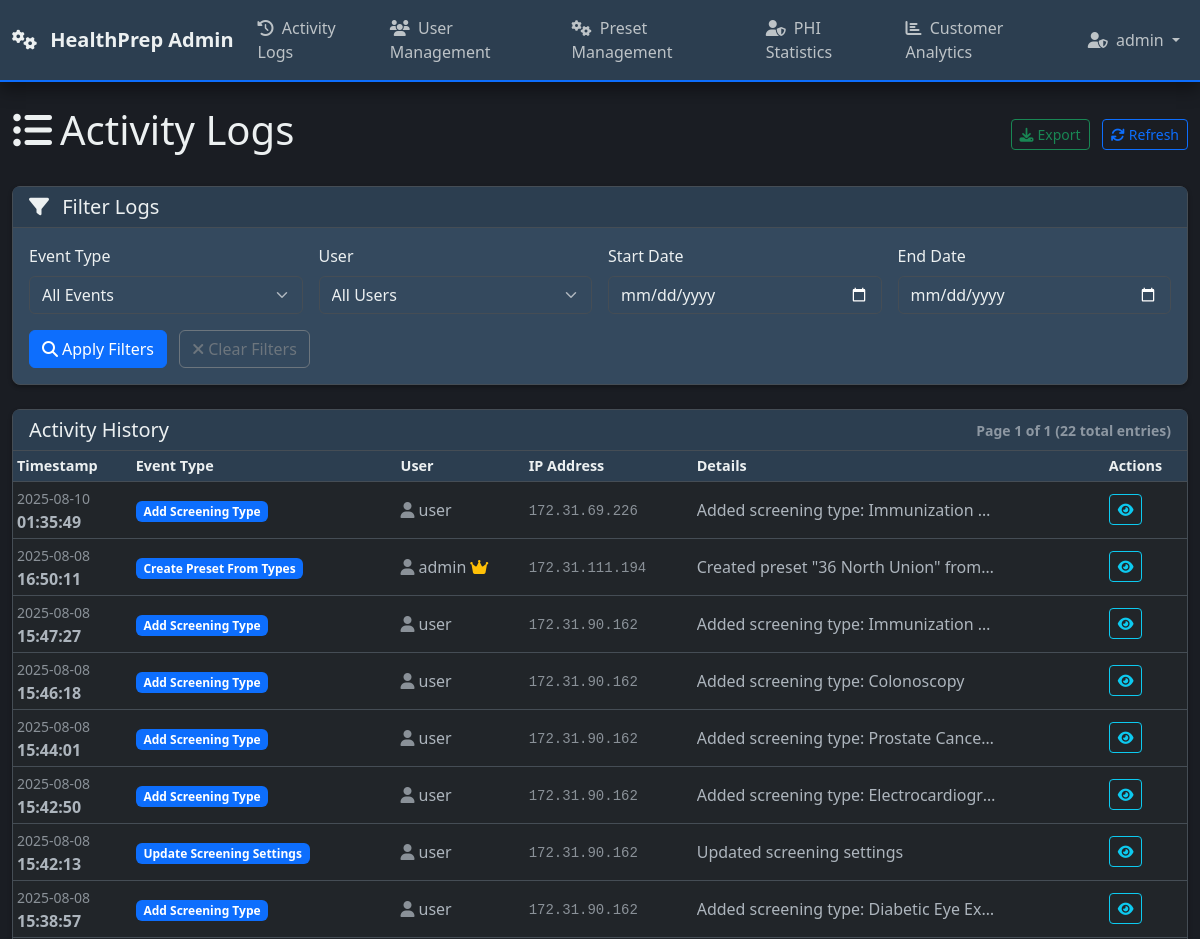
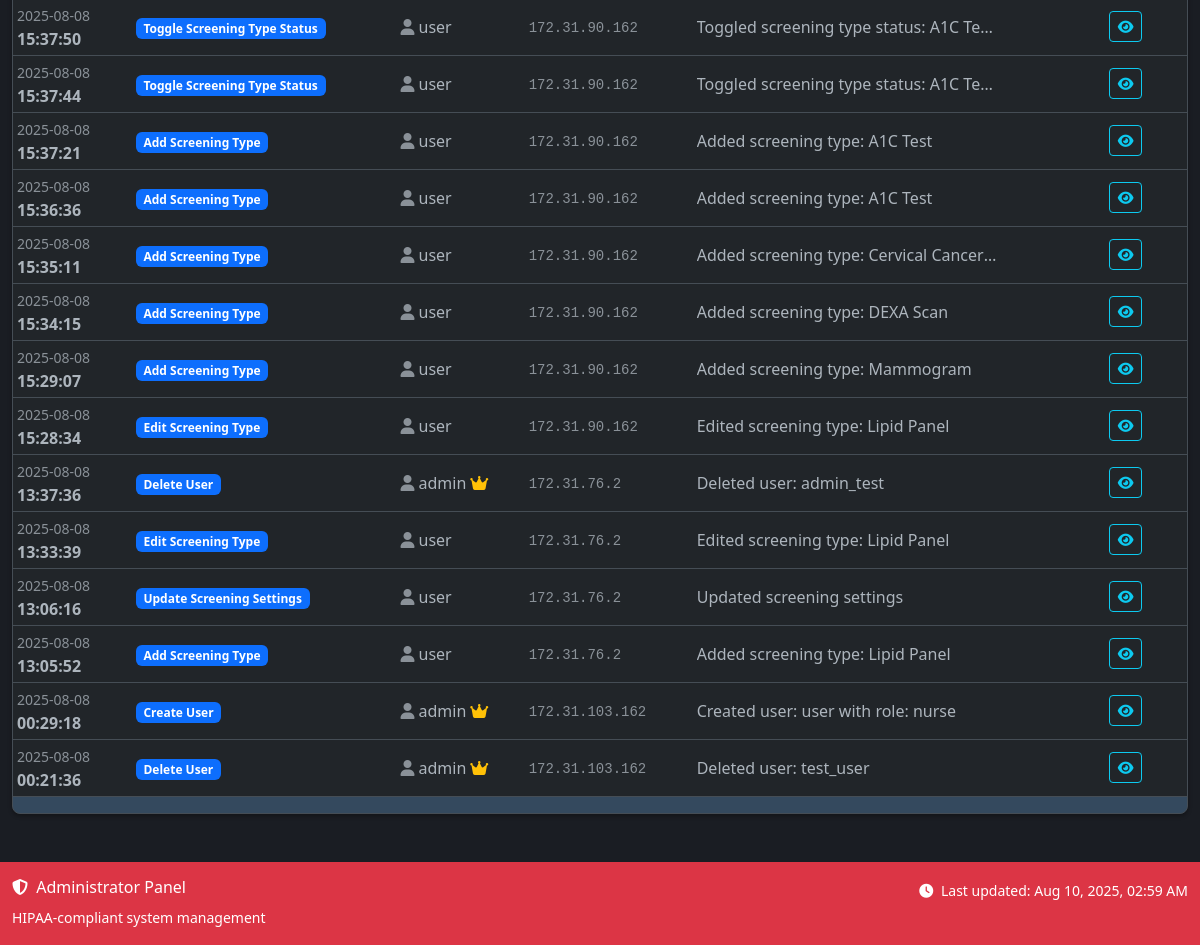
The page /admin/logs (signed in) on the database its author committed (2 pictures, top to bottom).
### models.py (models this page shows, shortened)
class User(UserMixin, db.Model):
    __tablename__ = 'users'
    id = db.Column(db.Integer, primary_key=True)
    username = db.Column(db.String(80), nullable=False)  # Unique within organization
    email = db.Column(db.String(120), nullable=False)  # Unique within organization
    password_hash = db.Column(db.String(255), nullable=False)
    role = db.Column(db.String(20), default='nurse', nullable=False)  # 'root_admin', 'admin', 'MA', 'nurse'
    is_admin = db.Column(db.Boolean, default=False, nullable=False)  # Kept for backward compatibility
    is_active_user = db.Column(db.Boolean, default=True, nullable=False)
    is_root_admin = db.Column(db.Boolean, default=False, nullable=False)  # Super admin for managing all organizations
    org_id = db.Column(db.Integer, db.ForeignKey('organizations.id'), nullable=True)  # Nullable for root admins
    epic_user_id = db.Column(db.String(100))  # Epic user ID for mapping
    two_factor_enabled = db.Column(db.Boolean, default=False)
    session_timeout_minutes = db.Column(db.Integer, default=30)
    last_activity = db.Column(db.DateTime, default=datetime.utcnow)
    failed_login_attempts = db.Column(db.Integer, default=0)
    locked_until = db.Column(db.DateTime)
    created_at = db.Column(db.DateTime, default=datetime.utcnow)
    last_login = db.Column(db.DateTime, default=datetime.utcnow)
    created_by = db.Column(db.Integer, db.ForeignKey('users.id'))
    updated_at = db.Column(db.DateTime, default=datetime.utcnow, onupdate=datetime.utcnow)
    __table_args__ = (
        db.UniqueConstraint('username', 'org_id', name='unique_username_per_org'),
        db.UniqueConstraint('email', 'org_id', name='unique_email_per_org'),
    )
    def is_admin_user(self):
        return self.role == 'admin' or self.is_admin or self.is_root_admin
    def update_activity(self):
        self.last_activity = datetime.utcnow()
    @property
    def is_active(self):
        return self.is_active_user

class AdminLog(db.Model):
    __tablename__ = 'admin_logs'
    id = db.Column(db.Integer, primary_key=True)
    timestamp = db.Column(db.DateTime, default=datetime.utcnow)
    event_type = db.Column(db.String(50))
    user_id = db.Column(db.Integer, db.ForeignKey('users.id'))
    org_id = db.Column(db.Integer, db.ForeignKey('organizations.id'), nullable=False)  # Organization scope
    ip_address = db.Column(db.String(45))
    patient_id = db.Column(db.Integer, db.ForeignKey('patient.id'))  # Patient accessed (if applicable)
    resource_type = db.Column(db.String(50))  # Type of resource accessed (patient, document, screening)
    resource_id = db.Column(db.Integer)  # ID of specific resource
    action_details = db.Column(db.Text)  # Human-readable action description
    data = db.Column(db.JSON)  # Additional structured data
    session_id = db.Column(db.String(100))  # Session identifier
    user_agent = db.Column(db.Text)  # Browser/client information
    user = db.relationship('User', backref=db.backref('admin_logs', lazy=True))
    organization = db.relationship('Organization', backref=db.backref('admin_logs', lazy=True))
    patient = db.relationship('Patient', backref=db.backref('access_logs', lazy=True))

### routes/admin_routes.py (the view)
@admin_bp.route('/logs')
@login_required
@admin_required
def logs():
    try:
        page = request.args.get('page', 1, type=int)
        event_type = request.args.get('event_type', '')
        user_id = request.args.get('user_id', type=int)
        start_date = request.args.get('start_date', '')
        end_date = request.args.get('end_date', '')
        filters = {
            'event_type': event_type,
            'user_id': user_id,
            'start_date': start_date,
            'end_date': end_date
        }
        query = AdminLog.query
        if event_type:
            query = query.filter(AdminLog.event_type == event_type)
        if user_id:
            query = query.filter(AdminLog.user_id == user_id)
        if start_date:
            start_dt = datetime.strptime(start_date, '%Y-%m-%d')
            query = query.filter(AdminLog.timestamp >= start_dt)
        if end_date:
            end_dt = datetime.strptime(end_date, '%Y-%m-%d')
            query = query.filter(AdminLog.timestamp <= end_dt)
        logs_pagination = query.order_by(AdminLog.timestamp.desc()).paginate(
            page=page, per_page=50, error_out=False
        )
        if hasattr(current_user, 'org_id'):
            users = User.query.filter_by(org_id=current_user.org_id).all()
        else:
            users = User.query.all()
        event_types = db.session.query(AdminLog.event_type).distinct().all()
        event_types = [event.event_type for event in event_types if event.event_type]
        return render_template('admin/logs.html',
                             logs=logs_pagination.items,
                             pagination=logs_pagination,
                             users=users,
                             event_types=event_types,
                             filters=filters)
    except Exception as e:
        logger.error(f"Error in admin logs: {str(e)}")
        flash('Error loading admin logs', 'error')
        return render_template('error/500.html'), 500

### templates/admin/logs.html (shortened to what this page needs)
{% extends 'base_admin.html' %}
{% block extra_css %}
<link rel="stylesheet" href="https://cdn.datatables.net/1.13.4/css/dataTables.bootstrap5.min.css">
<link rel="stylesheet" href="https://cdn.datatables.net/buttons/2.3.6/css/buttons.bootstrap5.min.css">
{% endblock %}
{% block content %}
<div class="d-flex justify-content-between align-items-center mb-4">
    <h1><i class="fas fa-list-ul me-2"></i>Activity Logs</h1>
    <div>
        <button class="btn btn-outline-success btn-sm me-2" onclick="exportLogs()">
            <i class="fas fa-download me-1"></i>Export
        </button>
        <button class="btn btn-outline-primary btn-sm" onclick="location.reload()">
            <i class="fas fa-sync me-1"></i>Refresh
        </button>
    </div>
</div>
<div class="card mb-4">
    <div class="card-header">
        <h5 class="mb-0">
            <i class="fas fa-filter me-2"></i>
            Filter Logs
        </h5>
    </div>
    <div class="card-body">
        <form method="GET" action="{{ url_for('admin.logs') }}" class="row g-3">
            <div class="col-md-3">
                <label for="event_type" class="form-label">Event Type</label>
                <select class="form-select" id="event_type" name="event_type">
                    <option value="">All Events</option>
                </select>
            </div>
            <div class="col-md-3">
                <label for="user_id" class="form-label">User</label>
                <select class="form-select" id="user_id" name="user_id">
                    <option value="">All Users</option>
                </select>
            </div>
            <div class="col-md-3">
                <label for="start_date" class="form-label">Start Date</label>
                <input type="date" class="form-control" id="start_date" name="start_date" value="{{ filters.start_date or '' }}">
            </div>
            <div class="col-md-3">
                <label for="end_date" class="form-label">End Date</label>
                <input type="date" class="form-control" id="end_date" name="end_date" value="{{ filters.end_date or '' }}">
            </div>
            <div class="col-12">
                <button type="submit" class="btn btn-primary">
                    <i class="fas fa-search me-1"></i>Apply Filters
                </button>
                <a href="{{ url_for('admin.logs') }}" class="btn btn-outline-secondary ms-2">
                    <i class="fas fa-times me-1"></i>Clear Filters
                </a>
            </div>
        </form>
    </div>
</div>
<div class="card">
    <div class="card-header d-flex justify-content-between align-items-center">
        <h5 class="mb-0">Activity History</h5>
        <small class="text-muted">
            {% if pagination %}
            Page {{ pagination.page }} of {{ pagination.pages }}
            ({{ pagination.total }} total entries)
            {% else %}
            {{ logs|length }} entries
            {% endif %}
        </small>
    </div>
    <div class="card-body p-0">
        {% if logs %}
            <div class="table-responsive">
                <table id="logsTable" class="table table-hover table-sm">
                    <thead>
                        <tr>
                            <th>Timestamp</th>
                            <th>Event Type</th>
                            <th>User</th>
                            <th>IP Address</th>
                            <th>Details</th>
                            <th>Actions</th>
                        </tr>
                    </thead>
                    <tbody>
                        {% for log in logs %}
                        <tr>
                            <td>
                                <div class="text-nowrap">
                                    <small class="text-muted">{{ log.timestamp.strftime('%Y-%m-%d') }}</small><br>
                                    <strong>{{ log.timestamp.strftime('%H:%M:%S') }}</strong>
                                </div>
                            </td>
                            <td>
                                <span class="badge bg-primary">
                                    {{ log.event_type.replace('_', ' ').title() if log.event_type else 'Unknown' }}
                                </span>
                            </td>
                            <td>
                                {% if log.user %}
                                    <div class="d-flex align-items-center">
                                        <i class="fas fa-user me-1 text-muted"></i>
                                        {{ log.user.username }}
                                        {% if log.user.is_admin %}
                                            <i class="fas fa-crown text-warning ms-1" title="Admin"></i>
                                        {% endif %}
                                    </div>
                                {% else %}
                                    <span class="text-muted">System</span>
                                {% endif %}
                            </td>
                            <td>
                                <small class="text-muted font-monospace">{{ log.ip_address or 'N/A' }}</small>
                            </td>
                            <td>
                                {% if log.data %}
                                    <div class="text-truncate" style="max-width: 300px;"
                                         title="{{ log.data.get('description', '') if log.data and log.data.get('description') else (log.data | tojsonpretty if log.data else 'No details') }}">
                                        {{ log.data.get('description', 'View details') if log.data and log.data.get else 'View details' }}
                                    </div>
                                {% else %}
                                    <span class="text-muted">No details</span>
                                {% endif %}
                            </td>
                            <td>
                                <a href="{{ url_for('admin.view_log_details', log_id=log.id) }}"
                                   class="btn btn-outline-info btn-sm"
                                   title="View detailed information about this log entry">
                                    <i class="fas fa-eye"></i>
                                </a>
                            </td>
                        </tr>
                        {% endfor %}
                    </tbody>
                </table>
            </div>
        {% endif %}
    </div>
</div>
{% endblock %}

### templates/base_admin.html (shortened to what this page needs)
<!DOCTYPE html>
<html lang="en" data-bs-theme="dark">
<head>
    <link href="https://cdn.jsdelivr.net/npm/bootstrap@5.3.0/dist/css/bootstrap.min.css" rel="stylesheet">
    <link href="https://cdnjs.cloudflare.com/ajax/libs/font-awesome/6.4.0/css/all.min.css" rel="stylesheet">
    <link href="{{ url_for('static', filename='css/custom.css') }}" rel="stylesheet">
    <link href="{{ url_for('static', filename='css/loading-states.css') }}" rel="stylesheet">
    {% block extra_css %}{% endblock %}
</head>
<body>
    <nav class="navbar navbar-expand-lg navbar-dark bg-danger">
        <div class="container">
            <a class="navbar-brand" href="{{ url_for('admin.dashboard') }}">
                <i class="fas fa-cogs me-2"></i>
                HealthPrep Admin
            </a>
            <div class="collapse navbar-collapse" id="adminNavbar">
                <ul class="navbar-nav me-auto">
                    <li class="nav-item">
                        <a class="nav-link" href="{{ url_for('admin.dashboard_logs') }}">
                            <i class="fas fa-history me-1"></i> Activity Logs
                        </a>
                    </li>
                    <li class="nav-item">
                        <a class="nav-link" href="{{ url_for('admin.users_list') }}">
                            <i class="fas fa-users me-1"></i> User Management
                        </a>
                    </li>
                    <li class="nav-item">
                        <a class="nav-link" href="{{ url_for('admin.dashboard_presets') }}">
                            <i class="fas fa-cogs me-1"></i> Preset Management
                        </a>
                    </li>
                    <li class="nav-item">
                        <a class="nav-link" href="{{ url_for('admin.dashboard_phi') }}">
                            <i class="fas fa-user-shield me-1"></i> PHI Statistics
                        </a>
                    </li>
                    <li class="nav-item">
                        <a class="nav-link" href="{{ url_for('admin.dashboard_analytics') }}">
                            <i class="fas fa-chart-bar me-1"></i> Customer Analytics
                        </a>
                    </li>
                </ul>
                <ul class="navbar-nav">
                    <li class="nav-item dropdown">
                        <a class="nav-link dropdown-toggle" href="#" id="adminUserDropdown" role="button" data-bs-toggle="dropdown">
                            <i class="fas fa-user-shield me-1"></i> {{ current_user.username }}
                        </a>
                    </li>
                </ul>
            </div>
        </div>
    </nav>
    <main class="container-fluid my-4">
        {% block content %}{% endblock %}
    </main>
    <footer class="bg-danger text-white py-3 mt-5">
        <div class="container">
            <div class="row">
                <div class="col-md-6">
                    <h6><i class="fas fa-shield-alt me-1"></i> Administrator Panel</h6>
                    <small>HIPAA-compliant system management</small>
                </div>
                <div class="col-md-6 text-end">
                    <small>
                        <i class="fas fa-clock me-1"></i>
                        Last updated: <span id="lastUpdated"></span>
                    </small>
                </div>
            </div>
        </div>
    </footer>
</body>
</html>

### rows shown on the page
User: username "admin"
AdminLog: timestamp "2025-08-10", timestamp "01:35:49", event_type.replace "Add Screening Type", user.username "user", ip_address "172.31.69.226", data "Added screening type: Immunization…"
AdminLog: timestamp "2025-08-08", timestamp "16:50:11", event_type.replace "Create Preset From Types", user.username "admin", ip_address "172.31.111.194", data "Created preset \"36 North Union\" from…"
AdminLog: timestamp "2025-08-08", timestamp "15:47:27", event_type.replace "Add Screening Type", user.username "user", ip_address "172.31.90.162", data "Added screening type: Immunization…"
AdminLog: timestamp "2025-08-08", timestamp "15:46:18", event_type.replace "Add Screening Type", user.username "user", ip_address "172.31.90.162", data "Added screening type: Colonoscopy"
AdminLog: timestamp "2025-08-08", timestamp "15:44:01", event_type.replace "Add Screening Type", user.username "user", ip_address "172.31.90.162", data "Added screening type: Prostate Cance…"
AdminLog: timestamp "2025-08-08", timestamp "15:42:50", event_type.replace "Add Screening Type", user.username "user", ip_address "172.31.90.162", data "Added screening type: Electrocardiogr…"
AdminLog: timestamp "2025-08-08", timestamp "15:42:13", event_type.replace "Update Screening Settings", user.username "user", ip_address "172.31.90.162", data "Updated screening settings"
AdminLog: timestamp "2025-08-08", timestamp "15:38:57", event_type.replace "Add Screening Type", user.username "user", ip_address "172.31.90.162", data "Added screening type: Diabetic Eye Ex…"
AdminLog: timestamp "2025-08-08", timestamp "15:37:50", event_type.replace "Toggle Screening Type Status", user.username "user", ip_address "172.31.90.162", data "Toggled screening type status: A1C Te…"
AdminLog: timestamp "2025-08-08", timestamp "15:37:44", event_type.replace "Toggle Screening Type Status", user.username "user", ip_address "172.31.90.162", data "Toggled screening type status: A1C Te…"
AdminLog: timestamp "2025-08-08", timestamp "15:37:21", event_type.replace "Add Screening Type", user.username "user", ip_address "172.31.90.162", data "Added screening type: A1C Test"
AdminLog: timestamp "2025-08-08", timestamp "15:36:36", event_type.replace "Add Screening Type", user.username "user", ip_address "172.31.90.162", data "Added screening type: A1C Test"
AdminLog: timestamp "2025-08-08", timestamp "15:35:11", event_type.replace "Add Screening Type", user.username "user", ip_address "172.31.90.162", data "Added screening type: Cervical Cancer…"
AdminLog: timestamp "2025-08-08", timestamp "15:34:15", event_type.replace "Add Screening Type", user.username "user", ip_address "172.31.90.162", data "Added screening type: DEXA Scan"
AdminLog: timestamp "2025-08-08", timestamp "15:29:07", event_type.replace "Add Screening Type", user.username "user", ip_address "172.31.90.162", data "Added screening type: Mammogram"
AdminLog: timestamp "2025-08-08", timestamp "15:28:34", event_type.replace "Edit Screening Type", user.username "user", ip_address "172.31.90.162", data "Edited screening type: Lipid Panel"
AdminLog: timestamp "2025-08-08", timestamp "13:37:36", event_type.replace "Delete User", user.username "admin", ip_address "172.31.76.2", data "Deleted user: admin_test"
AdminLog: timestamp "2025-08-08", timestamp "13:33:39", event_type.replace "Edit Screening Type", user.username "user", ip_address "172.31.76.2", data "Edited screening type: Lipid Panel"
AdminLog: timestamp "2025-08-08", timestamp "13:06:16", event_type.replace "Update Screening Settings", user.username "user", ip_address "172.31.76.2", data "Updated screening settings"
AdminLog: timestamp "2025-08-08", timestamp "13:05:52", event_type.replace "Add Screening Type", user.username "user", ip_address "172.31.76.2", data "Added screening type: Lipid Panel"
AdminLog: timestamp "2025-08-08", timestamp "00:29:18", event_type.replace "Create User", user.username "admin", ip_address "172.31.103.162", data "Created user: user with role: nurse"
AdminLog: timestamp "2025-08-08", timestamp "00:21:36", event_type.replace "Delete User", user.username "admin", ip_address "172.31.103.162", data "Deleted user: test_user"

### other values the page prints
{{ pagination.page }} "1"
{{ pagination.pages }} "1"
{{ pagination.total }} "22"
